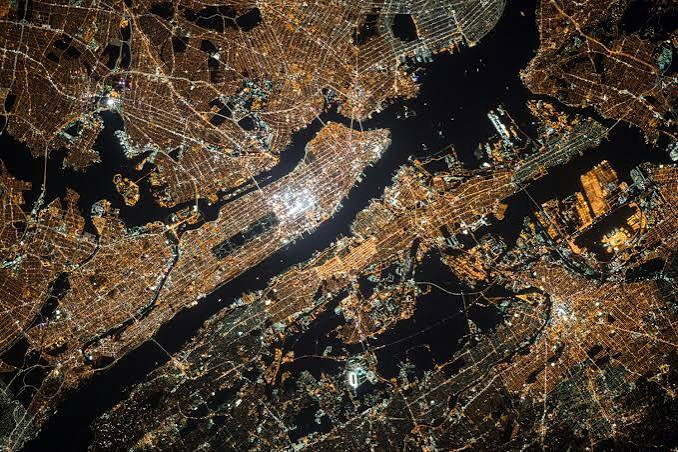
#> input picture Labs/Lab3/city.jpg, 678 x 452 px
$ python task2.py
#> lines starting #> are read from the running program, lines starting #| are printed output that depends on the picture
import cv2
import numpy as np
import matplotlib.pyplot as plt

image = cv2.imread("city.jpg")
#> image is the input picture: shape (452, 678, 3); mean B, G, R 47.1, 61, 74.7

if image is None:
    print("Error: city.jpg not found")
else:
    height, width = image.shape[:2]
#> height = 452; width = 678

    # Spin it back by 45 degrees (flip the sign if it turns the wrong way)
    angle = -45
    theta = np.radians(angle)

    cos_t = np.cos(theta)
    sin_t = np.sin(theta)

    # ---------- Step 1: build the 2x2 rotation matrix by hand ----------
    R = np.float32([
        [cos_t, -sin_t],
        [sin_t,  cos_t]
    ])
    print("2x2 rotation matrix:\n", R)

    # ---------- Step 2: new canvas size so corners are not chopped ----------
    new_w = int(width * abs(cos_t) + height * abs(sin_t))
#> new_w = 799
    new_h = int(width * abs(sin_t) + height * abs(cos_t))
#> new_h = 799
    print("\nCanvas grows from", (width, height), "to", (new_w, new_h))
#| Canvas grows from (678, 452) to (799, 799)

    # ---------- Step 3: old centre and new centre ----------
    cx, cy = width / 2, height / 2
#> cx = 339; cy = 226
    new_cx, new_cy = new_w / 2, new_h / 2
#> new_cx = 399.5; new_cy = 399.5

    # ---------- Step 4: shift so the rotated image lands centred ----------
    tx = new_cx - (cos_t * cx - sin_t * cy)
#> tx = -0.0153
    ty = new_cy - (sin_t * cx + cos_t * cy)
#> ty = 479.4
    print("Shift needed -> tx:", round(tx, 2), " ty:", round(ty, 2))
#| Shift needed -> tx: -0.02  ty: 479.4

    # ---------- Step 5: 2x2 + shift = 2x3 matrix ----------
    M = np.float32([
        [R[0, 0], R[0, 1], tx],
        [R[1, 0], R[1, 1], ty]
    ])
    print("\nFinal 2x3 matrix:\n", M)
#| Final 2x3 matrix:
#|  [[ 7.0710677e-01  7.0710677e-01 -1.5331371e-02]
#|  [-7.0710677e-01  7.0710677e-01  4.7940308e+02]]

    # Rotation on the SAME canvas (corners get cut)
    M_cut = np.float32([
        [R[0, 0], R[0, 1], cx - (cos_t * cx - sin_t * cy)],
        [R[1, 0], R[1, 1], cy - (sin_t * cx + cos_t * cy)]
    ])
    cut = cv2.warpAffine(image, M_cut, (width, height))
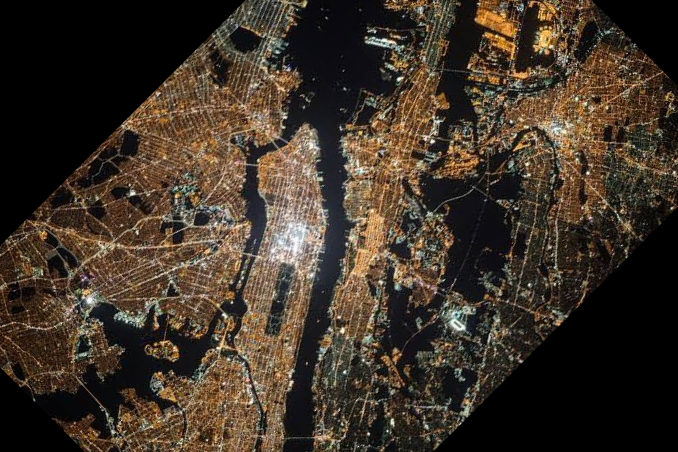
#> cut: shape (452, 678, 3); mean B, G, R 40.4, 52, 63.4

    # Rotation on the EXPANDED canvas (nothing lost)
    full = cv2.warpAffine(image, M, (new_w, new_h))
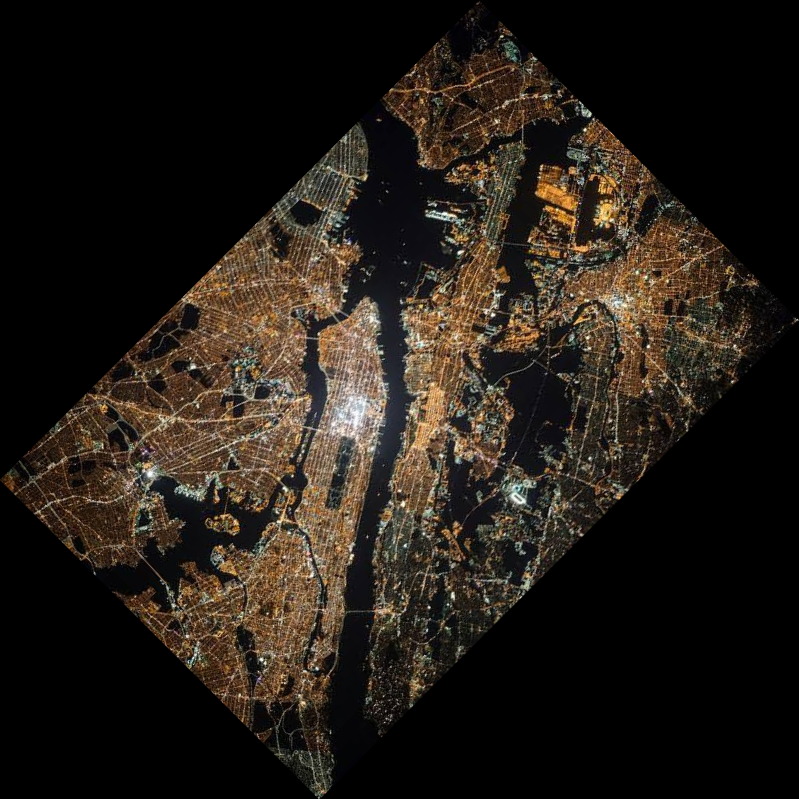
#> full: shape (799, 799, 3); mean B, G, R 22.6, 29.3, 35.9

    plt.figure(figsize=(15, 5))

    plt.subplot(1, 3, 1)
    plt.imshow(cv2.cvtColor(image, cv2.COLOR_BGR2RGB))
    plt.title("Original (tilted 45 degrees)")
    plt.axis("off")

    plt.subplot(1, 3, 2)
    plt.imshow(cv2.cvtColor(cut, cv2.COLOR_BGR2RGB))
    plt.title("Rotated (corners chopped)")
    plt.axis("off")

    plt.subplot(1, 3, 3)
    plt.imshow(cv2.cvtColor(full, cv2.COLOR_BGR2RGB))
    plt.title("Rotated (canvas expanded)")
    plt.axis("off")

    plt.tight_layout()
    plt.show()
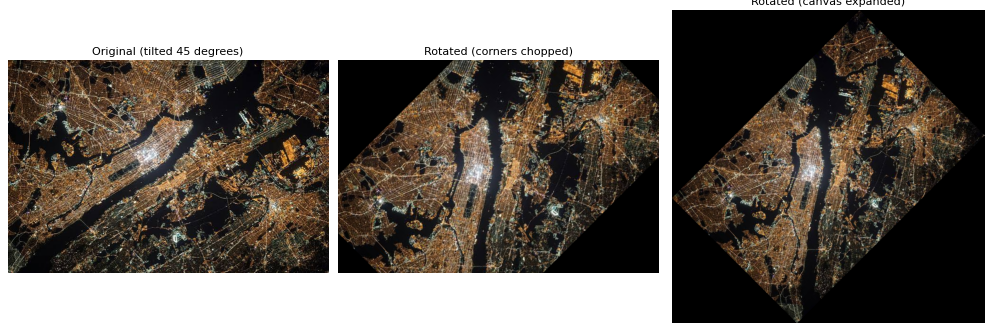
#> figure drawn by matplotlib, 3 panels
